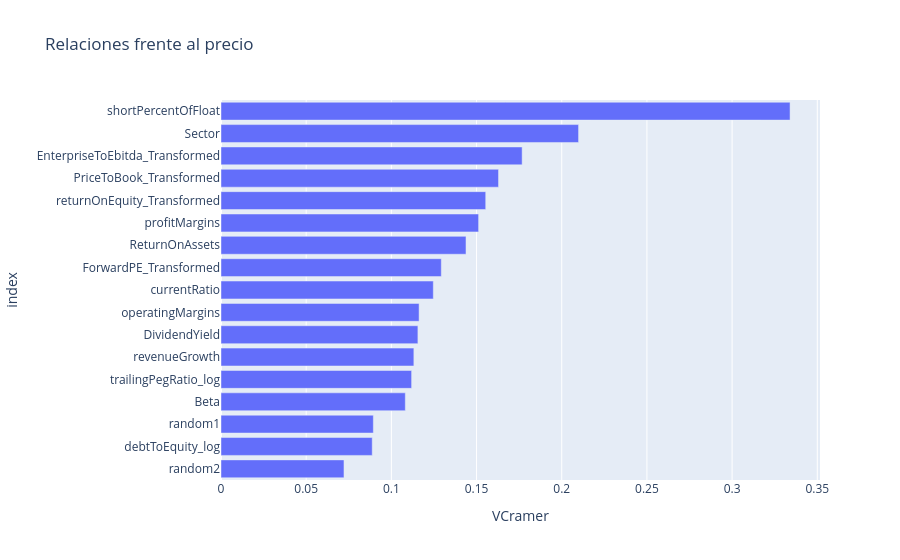

This figure's notebook cell:
### Code cell
# Generar aleatorios
df['random1'] = np.random.uniform(0,1,size=df.shape[0])
df['random2'] = np.random.uniform(0,1,size=df.shape[0])

# Se separan las variables objetivo y los inputs de predictores
varObjCont = df['MarketCap_log']

imput = df.drop(['MarketCap_log', 'Ticker'],axis=1)

# Ranking V de Cramer vs. obj continua
tablaCramer = pd.DataFrame(imput.apply(lambda x: cramers_v(x,varObjCont)),columns=['VCramer'])

px.bar(tablaCramer,x=tablaCramer.VCramer,title='Relaciones frente al precio').update_yaxes(categoryorder="total ascending")

### Figure 1 — Plotly figure (JSON) as saved in the notebook; plotly's stock layout.template omitted (floating-point values rounded to 4 significant figures)
{"data": [{"hovertemplate": "VCramer=%{x}<br>index=%{y}<extra></extra>", "legendgroup": "", "marker": {"color": "#636efa", "pattern": {"shape": ""}}, "name": "", "orientation": "h", "showlegend": false, "textposition": "auto", "type": "bar", "x": [0.1082, 0.1156, 0.1438, 0.1512, 0.1163, 0.1246, 0.1132, 0.334, 0.1629, 0.1554, 0.1293, 0.08877, 0.1119, 0.1768, 0.2099, 0.08942, 0.07218], "xaxis": "x", "y": ["Beta", "DividendYield", "ReturnOnAssets", "profitMargins", "operatingMargins", "currentRatio", "revenueGrowth", "shortPercentOfFloat", "PriceToBook_Transformed", "returnOnEquity_Transformed", "ForwardPE_Transformed", "debtToEquity_log", "trailingPegRatio_log", "EnterpriseToEbitda_Transformed", "Sector", "random1", "random2"], "yaxis": "y"}], "layout": {"barmode": "relative", "legend": {"tracegroupgap": 0}, "title": {"text": "Relaciones frente al precio"}, "xaxis": {"anchor": "y", "domain": [0, 1], "title": {"text": "VCramer"}}, "yaxis": {"anchor": "x", "categoryorder": "total ascending", "domain": [0, 1], "title": {"text": "index"}}}}
